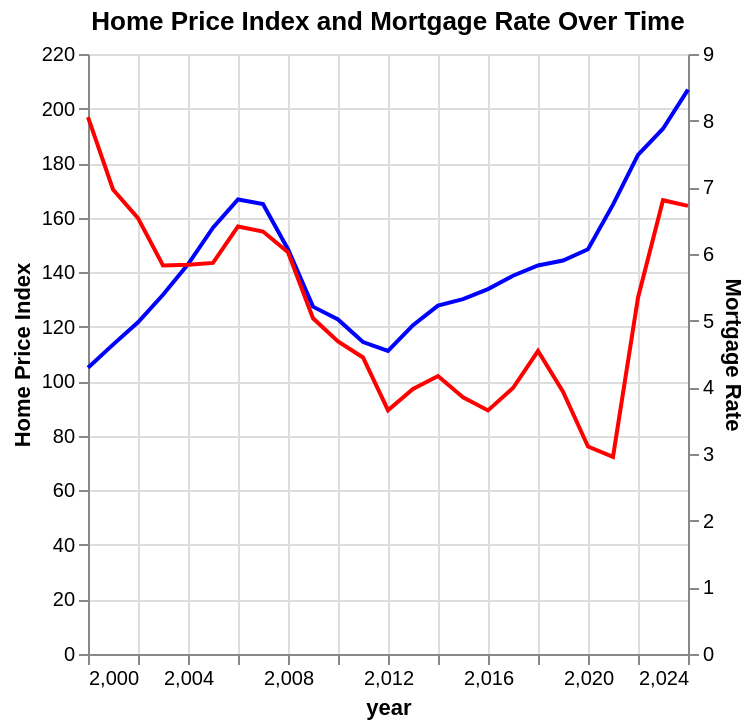

The notebook cell this image was saved under:
### Code cell
hpi_chart=alt.Chart(merged).mark_line(color='blue').encode(alt.X('year'),alt.Y('home_price_index',title='Home Price Index'))
rate_chart=alt.Chart(merged).mark_line(color='red').encode(alt.X('year'),alt.Y('mortgage_rate',title='Mortgage Rate',axis=alt.Axis(orient='right')))
chart4=alt.layer(hpi_chart,rate_chart).resolve_scale(y='independent').properties(title='Home Price Index and Mortgage Rate Over Time')
chart3.save('output/price_and_rate.png')
chart4

### Figure 1 — Vega-Lite specification as saved in the notebook (floating-point values rounded to 4 significant figures)
{"config": {"view": {"continuousWidth": 300, "continuousHeight": 300}}, "layer": [{"mark": {"type": "line", "color": "blue"}, "encoding": {"x": {"field": "year", "type": "quantitative"}, "y": {"field": "home_price_index", "title": "Home Price Index", "type": "quantitative"}}}, {"mark": {"type": "line", "color": "red"}, "encoding": {"x": {"field": "year", "type": "quantitative"}, "y": {"axis": {"orient": "right"}, "field": "mortgage_rate", "title": "Mortgage Rate", "type": "quantitative"}}}], "data": {"name": "data-9552ec902a9437f804067baa72ef25e0"}, "resolve": {"scale": {"y": "independent"}}, "title": "Home Price Index and Mortgage Rate Over Time", "$schema": "https://vega.github.io/schema/vega-lite/v6.1.0.json", "datasets": {"data-9552ec902a9437f804067baa72ef25e0": [{"year": 2000, "home_price_index": 105.0, "mortgage_rate": 8.053, "income_median": 46330.0, "income_pc_real": null, "permits": 3423.0, "home_price_proxy": 320000.0, "loan_amount": 256000.0, "r_month": 0.006711, "mortgage_payment_monthly": 1888.0, "income_monthly": 3861.0, "PIR": 0.489, "PTI": 6.907, "PIR_index": 100.0}, {"year": 2001, "home_price_index": 113.4, "mortgage_rate": 6.968, "income_median": 46990.0, "income_pc_real": null, "permits": 3648.0, "home_price_proxy": 345900.0, "loan_amount": 276700.0, "r_month": 0.005807, "mortgage_payment_monthly": 1835.0, "income_monthly": 3916.0, "PIR": 0.4686, "PTI": 7.361, "PIR_index": 95.82}, {"year": 2002, "home_price_index": 121.6, "mortgage_rate": 6.537, "income_median": 44950.0, "income_pc_real": null, "permits": 3872.0, "home_price_proxy": 370800.0, "loan_amount": 296600.0, "r_month": 0.005448, "mortgage_payment_monthly": 1882.0, "income_monthly": 3746.0, "PIR": 0.5025, "PTI": 8.25, "PIR_index": 102.8}, {"year": 2003, "home_price_index": 131.7, "mortgage_rate": 5.827, "income_median": 47370.0, "income_pc_real": null, "permits": 4150.0, "home_price_proxy": 401600.0, "loan_amount": 321300.0, "r_month": 0.004856, "mortgage_payment_monthly": 1891.0, "income_monthly": 3947.0, "PIR": 0.479, "PTI": 8.478, "PIR_index": 97.94}, {"year": 2004, "home_price_index": 142.9, "mortgage_rate": 5.839, "income_median": 47710.0, "income_pc_real": null, "permits": 3977.0, "home_price_proxy": 435600.0, "loan_amount": 348500.0, "r_month": 0.004866, "mortgage_payment_monthly": 2054.0, "income_monthly": 3976.0, "PIR": 0.5165, "PTI": 9.131, "PIR_index": 105.6}, {"year": 2005, "home_price_index": 156.3, "mortgage_rate": 5.867, "income_median": 50270.0, "income_pc_real": null, "permits": 4381.0, "home_price_proxy": 476700.0, "loan_amount": 381300.0, "r_month": 0.004889, "mortgage_payment_monthly": 2254.0, "income_monthly": 4189.0, "PIR": 0.538, "PTI": 9.482, "PIR_index": 110.0}, {"year": 2006, "home_price_index": 166.7, "mortgage_rate": 6.413, "income_median": 52010.0, "income_pc_real": null, "permits": 3897.0, "home_price_proxy": 508100.0, "loan_amount": 406500.0, "r_month": 0.005344, "mortgage_payment_monthly": 2546.0, "income_monthly": 4334.0, "PIR": 0.5874, "PTI": 9.769, "PIR_index": 120.1}, {"year": 2007, "home_price_index": 165.0, "mortgage_rate": 6.337, "income_median": 54140.0, "income_pc_real": null, "permits": 2858.0, "home_price_proxy": 502900.0, "loan_amount": 402300.0, "r_month": 0.005281, "mortgage_payment_monthly": 2500.0, "income_monthly": 4512.0, "PIR": 0.5541, "PTI": 9.289, "PIR_index": 113.3}, {"year": 2008, "home_price_index": 148.4, "mortgage_rate": 6.027, "income_median": 56230.0, "income_pc_real": 49530.0, "permits": 1391.0, "home_price_proxy": 452500.0, "loan_amount": 362000.0, "r_month": 0.005023, "mortgage_payment_monthly": 2177.0, "income_monthly": 4686.0, "PIR": 0.4645, "PTI": 8.047, "PIR_index": 94.98}, {"year": 2009, "home_price_index": 127.4, "mortgage_rate": 5.037, "income_median": 53970.0, "income_pc_real": 46050.0, "permits": 555.6, "home_price_proxy": 388300.0, "loan_amount": 310600.0, "r_month": 0.004197, "mortgage_payment_monthly": 1675.0, "income_monthly": 4498.0, "PIR": 0.3723, "PTI": 7.194, "PIR_index": 76.13}, {"year": 2010, "home_price_index": 122.7, "mortgage_rate": 4.69, "income_median": 52970.0, "income_pc_real": 46350.0, "permits": 603.7, "home_price_proxy": 374000.0, "loan_amount": 299200.0, "r_month": 0.003908, "mortgage_payment_monthly": 1550.0, "income_monthly": 4414.0, "PIR": 0.3512, "PTI": 7.061, "PIR_index": 71.81}, {"year": 2011, "home_price_index": 114.4, "mortgage_rate": 4.448, "income_median": 53270.0, "income_pc_real": 46810.0, "permits": 688.4, "home_price_proxy": 348700.0, "loan_amount": 278900.0, "r_month": 0.003707, "mortgage_payment_monthly": 1405.0, "income_monthly": 4439.0, "PIR": 0.3164, "PTI": 6.546, "PIR_index": 64.71}, {"year": 2012, "home_price_index": 111.2, "mortgage_rate": 3.657, "income_median": 55130.0, "income_pc_real": 49230.0, "permits": 761.5, "home_price_proxy": 338900.0, "loan_amount": 271100.0, "r_month": 0.003048, "mortgage_payment_monthly": 1241.0, "income_monthly": 4594.0, "PIR": 0.2702, "PTI": 6.147, "PIR_index": 55.26}, {"year": 2013, "home_price_index": 120.6, "mortgage_rate": 3.976, "income_median": 56210.0, "income_pc_real": 49540.0, "permits": 1079.0, "home_price_proxy": 367600.0, "loan_amount": 294100.0, "r_month": 0.003313, "mortgage_payment_monthly": 1400.0, "income_monthly": 4684.0, "PIR": 0.2988, "PTI": 6.539, "PIR_index": 61.1}, {"year": 2014, "home_price_index": 127.7, "mortgage_rate": 4.169, "income_median": 57460.0, "income_pc_real": 51780.0, "permits": 1291.0, "home_price_proxy": 389500.0, "loan_amount": 311600.0, "r_month": 0.003474, "mortgage_payment_monthly": 1518.0, "income_monthly": 4788.0, "PIR": 0.317, "PTI": 6.778, "PIR_index": 64.83}, {"year": 2015, "home_price_index": 130.1, "mortgage_rate": 3.851, "income_median": 59590.0, "income_pc_real": 54630.0, "permits": 1368.0, "home_price_proxy": 396800.0, "loan_amount": 317400.0, "r_month": 0.003209, "mortgage_payment_monthly": 1488.0, "income_monthly": 4966.0, "PIR": 0.2997, "PTI": 6.659, "PIR_index": 61.28}, {"year": 2016, "home_price_index": 133.8, "mortgage_rate": 3.654, "income_median": 60980.0, "income_pc_real": 54140.0, "permits": 1553.0, "home_price_proxy": 408000.0, "loan_amount": 326400.0, "r_month": 0.003045, "mortgage_payment_monthly": 1494.0, "income_monthly": 5081.0, "PIR": 0.294, "PTI": 6.69, "PIR_index": 60.11}, {"year": 2017, "home_price_index": 138.7, "mortgage_rate": 3.99, "income_median": 63040.0, "income_pc_real": 54370.0, "permits": 1700.0, "home_price_proxy": 422900.0, "loan_amount": 338300.0, "r_month": 0.003325, "mortgage_payment_monthly": 1613.0, "income_monthly": 5254.0, "PIR": 0.307, "PTI": 6.708, "PIR_index": 62.78}, {"year": 2018, "home_price_index": 142.5, "mortgage_rate": 4.545, "income_median": 65060.0, "income_pc_real": 57080.0, "permits": 1485.0, "home_price_proxy": 434300.0, "loan_amount": 347500.0, "r_month": 0.003787, "mortgage_payment_monthly": 1770.0, "income_monthly": 5422.0, "PIR": 0.3264, "PTI": 6.676, "PIR_index": 66.75}, {"year": 2019, "home_price_index": 144.3, "mortgage_rate": 3.936, "income_median": 69210.0, "income_pc_real": 58750.0, "permits": 1478.0, "home_price_proxy": 439900.0, "loan_amount": 351900.0, "r_month": 0.00328, "mortgage_payment_monthly": 1667.0, "income_monthly": 5768.0, "PIR": 0.289, "PTI": 6.356, "PIR_index": 59.1}, {"year": 2020, "home_price_index": 148.4, "mortgage_rate": 3.112, "income_median": 71240.0, "income_pc_real": 60480.0, "permits": 1256.0, "home_price_proxy": 452500.0, "loan_amount": 362000.0, "r_month": 0.002593, "mortgage_payment_monthly": 1548.0, "income_monthly": 5937.0, "PIR": 0.2607, "PTI": 6.351, "PIR_index": 53.32}, {"year": 2021, "home_price_index": 164.8, "mortgage_rate": 2.958, "income_median": 72220.0, "income_pc_real": 62170.0, "permits": 1530.0, "home_price_proxy": 502400.0, "loan_amount": 401900.0, "r_month": 0.002465, "mortgage_payment_monthly": 1685.0, "income_monthly": 6018.0, "PIR": 0.28, "PTI": 6.957, "PIR_index": 57.26}, {"year": 2022, "home_price_index": 183.0, "mortgage_rate": 5.344, "income_median": 76740.0, "income_pc_real": 59880.0, "permits": 1434.0, "home_price_proxy": 558000.0, "loan_amount": 446400.0, "r_month": 0.004453, "mortgage_payment_monthly": 2491.0, "income_monthly": 6395.0, "PIR": 0.3895, "PTI": 7.271, "PIR_index": 79.65}, {"year": 2023, "home_price_index": 192.6, "mortgage_rate": 6.807, "income_median": 80350.0, "income_pc_real": 62790.0, "permits": 1182.0, "home_price_proxy": 587200.0, "loan_amount": 469800.0, "r_month": 0.005672, "mortgage_payment_monthly": 3065.0, "income_monthly": 6696.0, "PIR": 0.4577, "PTI": 7.309, "PIR_index": 93.6}, {"year": 2024, "home_price_index": 206.9, "mortgage_rate": 6.721, "income_median": 83330.0, "income_pc_real": null, "permits": 1443.0, "home_price_proxy": 630900.0, "loan_amount": 504700.0, "r_month": 0.005601, "mortgage_payment_monthly": 3264.0, "income_monthly": 6944.0, "PIR": 0.4701, "PTI": 7.572, "PIR_index": 96.12}]}}
